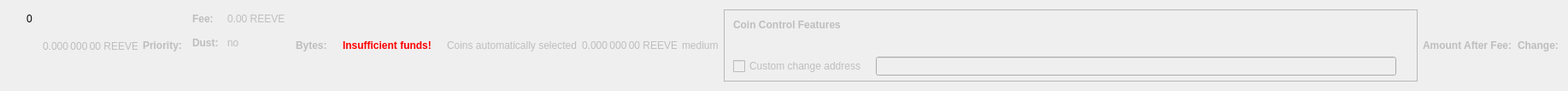
    <widget class="QWidget" name="dummyHideWidget" native="true">
     <property name="maximumSize">
      <size>
       <width>100</width>
       <height>22</height>
      </size>
     </property>
     <layout class="QHBoxLayout" name="dummyHideLayout">
      <item>
       <layout class="QFormLayout" name="formLayoutCoinControl1">
        <property name="horizontalSpacing">
         <number>10</number>
        </property>
        <property name="verticalSpacing">
         <number>14</number>
        </property>
        <property name="leftMargin">
         <number>10</number>
        </property>
        <property name="topMargin">
         <number>4</number>
        </property>
        <property name="rightMargin">
         <number>6</number>
        </property>
        <item row="0" column="1">
         <widget class="QLabel" name="labelCoinControlBytes">
          <property name="cursor">
           <cursorShape>IBeamCursor</cursorShape>
          </property>
          <property name="contextMenuPolicy">
           <enum>Qt::ActionsContextMenu</enum>
          </property>
          <property name="text">
           <string notr="true">0</string>
          </property>
          <property name="textInteractionFlags">
           <set>Qt::LinksAccessibleByMouse|Qt::TextSelectableByKeyboard|Qt::TextSelectableByMouse</set>
          </property>
         </widget>
        </item>
       </layout>
      </item>
      <item>
       <widget class="QLabel" name="labelCoinControlAfterFee">
        <property name="enabled">
         <bool>false</bool>
        </property>
        <property name="sizePolicy">
         <sizepolicy hsizetype="Fixed" vsizetype="Fixed">
          <horstretch>0</horstretch>
          <verstretch>0</verstretch>
         </sizepolicy>
        </property>
        <property name="minimumSize">
         <size>
          <width>111</width>
          <height>12</height>
         </size>
        </property>
        <property name="maximumSize">
         <size>
          <width>111</width>
          <height>12</height>
         </size>
        </property>
        <property name="cursor">
         <cursorShape>IBeamCursor</cursorShape>
        </property>
        <property name="contextMenuPolicy">
         <enum>Qt::ActionsContextMenu</enum>
        </property>
        <property name="text">
         <string notr="true">0.000 000 00 REEVE</string>
        </property>
        <property name="textInteractionFlags">
         <set>Qt::LinksAccessibleByMouse|Qt::TextSelectableByKeyboard|Qt::TextSelectableByMouse</set>
        </property>
       </widget>
      </item>
      <item>
       <widget class="QLabel" name="labelCoinControlPriorityText">
        <property name="enabled">
         <bool>false</bool>
        </property>
        <property name="font">
         <font>
          <weight>75</weight>
          <bold>true</bold>
         </font>
        </property>
        <property name="text">
         <string>Priority:</string>
        </property>
       </widget>
      </item>
      <item>
       <layout class="QHBoxLayout" name="horizontalLayout"/>
      </item>
      <item>
       <layout class="QFormLayout" name="formLayoutCoinControl3">
        <property name="horizontalSpacing">
         <number>10</number>
        </property>
        <property name="verticalSpacing">
         <number>14</number>
        </property>
        <property name="leftMargin">
         <number>6</number>
        </property>
        <property name="topMargin">
         <number>4</number>
        </property>
        <property name="rightMargin">
         <number>6</number>
        </property>
        <item row="0" column="0">
         <widget class="QLabel" name="labelCoinControlFeeText">
          <property name="enabled">
           <bool>false</bool>
          </property>
          <property name="font">
           <font>
            <weight>75</weight>
            <bold>true</bold>
           </font>
          </property>
          <property name="text">
           <string>Fee:</string>
          </property>
          <property name="margin">
           <number>0</number>
          </property>
         </widget>
        </item>
        <item row="0" column="1">
         <widget class="QLabel" name="labelCoinControlFee">
          <property name="enabled">
           <bool>false</bool>
          </property>
          <property name="cursor">
           <cursorShape>IBeamCursor</cursorShape>
          </property>
          <property name="contextMenuPolicy">
           <enum>Qt::ActionsContextMenu</enum>
          </property>
          <property name="text">
           <string notr="true">0.00 REEVE</string>
          </property>
          <property name="textInteractionFlags">
           <set>Qt::LinksAccessibleByMouse|Qt::TextSelectableByKeyboard|Qt::TextSelectableByMouse</set>
          </property>
         </widget>
        </item>
        <item row="1" column="0">
         <widget class="QLabel" name="labelCoinControlLowOutputText">
          <property name="enabled">
           <bool>false</bool>
          </property>
          <property name="font">
           <font>
            <weight>75</weight>
            <bold>true</bold>
           </font>
          </property>
          <property name="text">
           <string>Dust:</string>
          </property>
         </widget>
        </item>
        <item row="1" column="1">
         <widget class="QLabel" name="labelCoinControlLowOutput">
          <property name="enabled">
           <bool>false</bool>
          </property>
          <property name="cursor">
           <cursorShape>IBeamCursor</cursorShape>
          </property>
          <property name="contextMenuPolicy">
           <enum>Qt::ActionsContextMenu</enum>
          </property>
          <property name="text">
           <string>no</string>
          </property>
          <property name="textInteractionFlags">
           <set>Qt::LinksAccessibleByMouse|Qt::TextSelectableByKeyboard|Qt::TextSelectableByMouse</set>
          </property>
         </widget>
        </item>
       </layout>
      </item>
      <item>
       <widget class="QLabel" name="labelCoinControlBytesText">
        <property name="enabled">
         <bool>false</bool>
        </property>
        <property name="font">
         <font>
          <weight>75</weight>
          <bold>true</bold>
         </font>
        </property>
        <property name="text">
         <string>Bytes:</string>
        </property>
       </widget>
      </item>
      <item>
       <layout class="QFormLayout" name="formLayoutCoinControl2">
        <property name="horizontalSpacing">
         <number>10</number>
        </property>
        <property name="verticalSpacing">
         <number>14</number>
        </property>
        <property name="leftMargin">
         <number>6</number>
        </property>
        <property name="topMargin">
         <number>4</number>
        </property>
        <property name="rightMargin">
         <number>6</number>
        </property>
       </layout>
      </item>
      <item>
       <layout class="QHBoxLayout" name="horizontalLayoutCoinControl2">
        <property name="spacing">
         <number>8</number>
        </property>
        <property name="bottomMargin">
         <number>10</number>
        </property>
       </layout>
      </item>
      <item>
       <widget class="QLabel" name="labelCoinControlInsuffFunds">
        <property name="enabled">
         <bool>false</bool>
        </property>
        <property name="minimumSize">
         <size>
          <width>0</width>
          <height>0</height>
         </size>
        </property>
        <property name="font">
         <font>
          <weight>75</weight>
          <bold>true</bold>
         </font>
        </property>
        <property name="styleSheet">
         <string notr="true">color:red;font-weight:bold;</string>
        </property>
        <property name="text">
         <string>Insufficient funds!</string>
        </property>
        <property name="margin">
         <number>5</number>
        </property>
       </widget>
      </item>
      <item>
       <layout class="QFormLayout" name="formLayoutCoinControl4">
        <property name="horizontalSpacing">
         <number>10</number>
        </property>
        <property name="verticalSpacing">
         <number>14</number>
        </property>
        <property name="leftMargin">
         <number>6</number>
        </property>
        <property name="topMargin">
         <number>4</number>
        </property>
        <property name="rightMargin">
         <number>6</number>
        </property>
       </layout>
      </item>
      <item>
       <widget class="QLabel" name="labelCoinControlAutomaticallySelected">
        <property name="enabled">
         <bool>false</bool>
        </property>
        <property name="sizePolicy">
         <sizepolicy hsizetype="Fixed" vsizetype="Fixed">
          <horstretch>0</horstretch>
          <verstretch>0</verstretch>
         </sizepolicy>
        </property>
        <property name="minimumSize">
         <size>
          <width>0</width>
          <height>0</height>
         </size>
        </property>
        <property name="maximumSize">
         <size>
          <width>240</width>
          <height>16777215</height>
         </size>
        </property>
        <property name="text">
         <string>Coins automatically selected</string>
        </property>
        <property name="margin">
         <number>5</number>
        </property>
       </widget>
      </item>
      <item>
       <widget class="QLabel" name="labelCoinControlChange">
        <property name="enabled">
         <bool>false</bool>
        </property>
        <property name="sizePolicy">
         <sizepolicy hsizetype="Fixed" vsizetype="Fixed">
          <horstretch>0</horstretch>
          <verstretch>0</verstretch>
         </sizepolicy>
        </property>
        <property name="minimumSize">
         <size>
          <width>111</width>
          <height>0</height>
         </size>
        </property>
        <property name="maximumSize">
         <size>
          <width>111</width>
          <height>16777215</height>
         </size>
        </property>
        <property name="cursor">
         <cursorShape>IBeamCursor</cursorShape>
        </property>
        <property name="contextMenuPolicy">
         <enum>Qt::ActionsContextMenu</enum>
        </property>
        <property name="text">
         <string notr="true">0.000 000 00 REEVE</string>
        </property>
        <property name="textInteractionFlags">
         <set>Qt::LinksAccessibleByMouse|Qt::TextSelectableByKeyboard|Qt::TextSelectableByMouse</set>
        </property>
       </widget>
      </item>
      <item>
       <widget class="QLabel" name="labelCoinControlPriority">
        <property name="enabled">
         <bool>false</bool>
        </property>
        <property name="cursor">
         <cursorShape>IBeamCursor</cursorShape>
        </property>
        <property name="contextMenuPolicy">
         <enum>Qt::ActionsContextMenu</enum>
        </property>
        <property name="text">
         <string>medium</string>
        </property>
        <property name="textInteractionFlags">
         <set>Qt::LinksAccessibleByMouse|Qt::TextSelectableByKeyboard|Qt::TextSelectableByMouse</set>
        </property>
       </widget>
      </item>
      <item>
       <widget class="QFrame" name="frameCoinControl">
        <property name="sizePolicy">
         <sizepolicy hsizetype="Expanding" vsizetype="Expanding">
          <horstretch>0</horstretch>
          <verstretch>0</verstretch>
         </sizepolicy>
        </property>
        <property name="maximumSize">
         <size>
          <width>16777215</width>
          <height>16777215</height>
         </size>
        </property>
        <property name="frameShape">
         <enum>QFrame::StyledPanel</enum>
        </property>
        <property name="frameShadow">
         <enum>QFrame::Sunken</enum>
        </property>
        <layout class="QVBoxLayout" name="verticalLayoutCoinControl2_2">
         <property name="spacing">
          <number>0</number>
         </property>
         <property name="leftMargin">
          <number>0</number>
         </property>
         <property name="topMargin">
          <number>0</number>
         </property>
         <property name="rightMargin">
          <number>0</number>
         </property>
         <property name="bottomMargin">
          <number>6</number>
         </property>
         <item>
          <layout class="QVBoxLayout" name="verticalLayoutCoinControl" stretch="0,0,0,1">
           <property name="spacing">
            <number>0</number>
           </property>
           <property name="leftMargin">
            <number>10</number>
           </property>
           <property name="topMargin">
            <number>10</number>
           </property>
           <item>
            <layout class="QHBoxLayout" name="horizontalLayoutCoinControl1">
             <property name="bottomMargin">
              <number>15</number>
             </property>
             <item>
              <widget class="QLabel" name="labelCoinControlFeatures">
               <property name="enabled">
                <bool>false</bool>
               </property>
               <property name="sizePolicy">
                <sizepolicy hsizetype="Preferred" vsizetype="Maximum">
                 <horstretch>0</horstretch>
                 <verstretch>0</verstretch>
                </sizepolicy>
               </property>
               <property name="font">
                <font>
                 <weight>75</weight>
                 <bold>true</bold>
                </font>
               </property>
               <property name="styleSheet">
                <string notr="true">font-weight:bold;</string>
               </property>
               <property name="text">
                <string>Coin Control Features</string>
               </property>
              </widget>
             </item>
            </layout>
           </item>
           <item>
            <widget class="QWidget" name="widgetCoinControl" native="true">
             <property name="sizePolicy">
              <sizepolicy hsizetype="Preferred" vsizetype="Preferred">
               <horstretch>0</horstretch>
               <verstretch>0</verstretch>
              </sizepolicy>
             </property>
             <property name="minimumSize">
              <size>
               <width>0</width>
               <height>0</height>
              </size>
             </property>
             <property name="styleSheet">
              <string notr="true"/>
             </property>
             <layout class="QHBoxLayout" name="horizontalLayoutCoinControl5_2">
              <property name="leftMargin">
               <number>0</number>
              </property>
              <property name="topMargin">
               <number>0</number>
              </property>
              <property name="rightMargin">
               <number>0</number>
              </property>
              <property name="bottomMargin">
               <number>0</number>
              </property>
              <item>
               <layout class="QHBoxLayout" name="horizontalLayoutCoinControl3">
                <property name="spacing">
                 <number>20</number>
                </property>
                <property name="topMargin">
                 <number>0</number>
                </property>
                <property name="bottomMargin">
                 <number>10</number>
                </property>
               </layout>
              </item>
             </layout>
            </widget>
           </item>
           <item>
            <layout class="QHBoxLayout" name="horizontalLayoutCoinControl4" stretch="0,0,0">
             <property name="spacing">
              <number>12</number>
             </property>
             <property name="sizeConstraint">
              <enum>QLayout::SetDefaultConstraint</enum>
             </property>
             <property name="topMargin">
              <number>5</number>
             </property>
             <property name="rightMargin">
              <number>5</number>
             </property>
             <item>
              <widget class="QCheckBox" name="checkBoxCoinControlChange">
               <property name="enabled">
                <bool>false</bool>
               </property>
               <property name="toolTip">
                <string>If this is activated, but the change address is empty or invalid, change will be sent to a newly generated address.</string>
               </property>
               <property name="text">
                <string>Custom change address</string>
               </property>
              </widget>
             </item>
             <item>
              <widget class="QValidatedLineEdit" name="lineEditCoinControlChange">
               <property name="enabled">
                <bool>false</bool>
               </property>
               <property name="sizePolicy">
                <sizepolicy hsizetype="Expanding" vsizetype="Fixed">
                 <horstretch>0</horstretch>
                 <verstretch>0</verstretch>
                </sizepolicy>
               </property>
              </widget>
             </item>
             <item>
              <widget class="QLabel" name="labelCoinControlChangeLabel_2">
               <property name="sizePolicy">
                <sizepolicy hsizetype="Preferred" vsizetype="Expanding">
                 <horstretch>0</horstretch>
                 <verstretch>0</verstretch>
                </sizepolicy>
               </property>
               <property name="minimumSize">
                <size>
                 <width>0</width>
                 <height>0</height>
                </size>
               </property>
               <property name="text">
                <string/>
               </property>
               <property name="margin">
                <number>3</number>
               </property>
              </widget>
             </item>
            </layout>
           </item>
           <item>
            <spacer name="verticalSpacerCoinControl">
             <property name="orientation">
              <enum>Qt::Vertical</enum>
             </property>
             <property name="sizeHint" stdset="0">
              <size>
               <width>800</width>
               <height>1</height>
              </size>
             </property>
            </spacer>
           </item>
          </layout>
         </item>
        </layout>
       </widget>
      </item>
      <item>
       <widget class="QLabel" name="labelCoinControlAfterFeeText">
        <property name="enabled">
         <bool>false</bool>
        </property>
        <property name="minimumSize">
         <size>
          <width>0</width>
          <height>0</height>
         </size>
        </property>
        <property name="maximumSize">
         <size>
          <width>16777215</width>
          <height>16777215</height>
         </size>
        </property>
        <property name="font">
         <font>
          <weight>75</weight>
          <bold>true</bold>
         </font>
        </property>
        <property name="text">
         <string>Amount After Fee:</string>
        </property>
        <property name="alignment">
         <set>Qt::AlignLeading|Qt::AlignLeft|Qt::AlignVCenter</set>
        </property>
        <property name="margin">
         <number>0</number>
        </property>
       </widget>
      </item>
      <item>
       <widget class="QLabel" name="labelCoinControlChangeText">
        <property name="enabled">
         <bool>false</bool>
        </property>
        <property name="sizePolicy">
         <sizepolicy hsizetype="Preferred" vsizetype="Preferred">
          <horstretch>0</horstretch>
          <verstretch>0</verstretch>
         </sizepolicy>
        </property>
        <property name="minimumSize">
         <size>
          <width>0</width>
          <height>0</height>
         </size>
        </property>
        <property name="maximumSize">
         <size>
          <width>16777215</width>
          <height>16777215</height>
         </size>
        </property>
        <property name="font">
         <font>
          <weight>75</weight>
          <bold>true</bold>
         </font>
        </property>
        <property name="text">
         <string>Change:</string>
        </property>
        <property name="alignment">
         <set>Qt::AlignLeading|Qt::AlignLeft|Qt::AlignVCenter</set>
        </property>
       </widget>
      </item>
     </layout>
    </widget>
